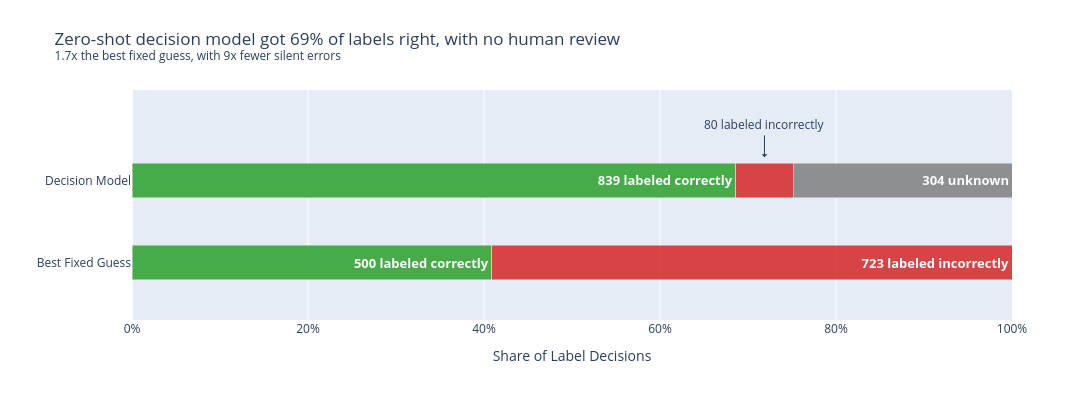

The cell this chart's notebook holds for it:
### Code cell
def plot_strategy_comparison(outcome_df: pd.DataFrame,
                             title: str = 'Share of Label Decisions By Outcome, Per Strategy',
                             xlabel: str = 'Share of Label Decisions',
                             thin_segment_cutoff: float = 0.15) -> None:
    """One horizontal bar per labelling strategy, every bar covering the same decisions.

    outcome_df: tidy rows of `strategy`, `outcome`, `labels`, `share`. Within a strategy, row
        order is stack order; across strategies, row order is top-to-bottom as drawn, since the
        y axis is flipped below. Every strategy must cover the same decisions - that shared
        denominator is the entire basis of the comparison, and the cell above displays it.
    thin_segment_cutoff: segments narrower than this get no inside text - the words would spill
        outside the segment - and get called out from above with an arrow instead.
    """
    segment_words = {
        'labeled correctly - no human effort': 'labeled correctly',
        'labeled incorrectly - silently trusted': 'labeled incorrectly',
        'Low confidence - routed to a human': 'unknown',
    }

    long_df = outcome_df.copy()

    # Bar order as drawn. `dict.fromkeys` de-duplicates while preserving first-appearance order,
    # so this is the frame's strategy order - which the flipped y axis renders top to bottom.
    strategy_order = list(dict.fromkeys(long_df['strategy']))

    long_df['label'] = [
        '' if labels == 0 or share < thin_segment_cutoff else f'{labels:,} {segment_words[outcome]}'
        for labels, share, outcome
        in zip(long_df['labels'], long_df['share'], long_df['outcome'])
    ]

    fig = px.bar(
        long_df, x='share', y='strategy', color='outcome',
        orientation='h',
        barmode='stack',  # segments lay end to end, so every bar totals 100%
        text='label',
        title=title,
        labels={'strategy': '', 'outcome': '', 'share': xlabel},  # no axis or legend titles
        color_discrete_map={
            'labeled correctly - no human effort': '#2ca02c',
            'labeled incorrectly - silently trusted': '#d62728',
            'Low confidence - routed to a human': '#7f7f7f',
        },
        width=1200, height=400,
    )

    fig.update_traces(opacity=0.85, width=0.42, textposition='inside',
                      insidetextfont={'size': 13, 'weight': 'bold', 'color': 'white'})
    fig.update_xaxes(range=[0, 1], tickformat='.0%')
    # A descending range flips the category axis, so the model - the frame's first strategy -
    # reads at the top and the baseline sits below it. The padding above the top slot is room
    # for its callout; the padding below keeps the baseline bar clear of the axis.
    fig.update_yaxes(range=[1.7, -1.1], showgrid=False)


    # Segments too narrow to hold their own text get called out from above instead. The callout
    # carries both its y category and the x midpoint of its own segment - and, because the axis
    # is flipped, sits at a _smaller_ y than its bar to land visually above it.
    for strategy, group in long_df.groupby('strategy', sort=False):
        # Position of this bar top-to-bottom, from the de-duplicated strategy order rather than
        # from `long_df`: the frame holds one row per outcome, so a naive `.index(strategy)`
        # would return a row position several times too large.
        row = strategy_order.index(strategy)
        cumulative_share = 0.0
        for labels, share, outcome in zip(group['labels'], group['share'], group['outcome']):
            midpoint = cumulative_share + share / 2
            cumulative_share += share

            # Zero is not "thin", it's absent: the baseline has no grey segment at all, and
            # calling out a segment that isn't drawn would leave a stray "0 unknown" note.
            if labels == 0 or share >= thin_segment_cutoff:
                continue

            fig.add_annotation(x=midpoint, y=row - 0.28,
                               text=f'{labels:,} {segment_words[outcome]}',
                               showarrow=True, arrowhead=1, ax=0, ay=-22,
                               yanchor='bottom', font={'size': 12})

    fig.update_layout(showlegend=False, margin={'t': 90})

    fig.show()

plot_strategy_comparison(
    strategy_outcome_df,
    title=(
        f'Zero-shot decision model got {pct_saved_from_labelling:.0%} of labels right, with no human review'
        f'<br><sup>{pct_saved_from_labelling / pct_saved_by_majority_class:.1f}x the best '
        f'fixed guess, with '
        f'{silent_errors_by_majority_class / silent_errors_from_labelling:.0f}x fewer silent '
        f'errors</sup>'
    ),
)

### Figure 1 — Plotly figure (JSON) as saved in the notebook; plotly's stock layout.template omitted (floating-point values rounded to 4 significant figures)
{"data": [{"hovertemplate": "=%{y}<br>Share of Label Decisions=%{x}<br>label=%{text}<extra></extra>", "insidetextfont": {"color": "white", "size": 13, "weight": "bold"}, "legendgroup": "labeled correctly - no human effort", "marker": {"color": "#2ca02c", "pattern": {"shape": ""}}, "name": "labeled correctly - no human effort", "opacity": 0.85, "orientation": "h", "showlegend": true, "text": ["839 labeled correctly", "500 labeled correctly"], "textposition": "inside", "type": "bar", "width": 0.42, "x": [0.686, 0.4088], "xaxis": "x", "y": ["Decision Model", "Best Fixed Guess"], "yaxis": "y"}, {"hovertemplate": "=%{y}<br>Share of Label Decisions=%{x}<br>label=%{text}<extra></extra>", "insidetextfont": {"color": "white", "size": 13, "weight": "bold"}, "legendgroup": "labeled incorrectly - silently trusted", "marker": {"color": "#d62728", "pattern": {"shape": ""}}, "name": "labeled incorrectly - silently trusted", "opacity": 0.85, "orientation": "h", "showlegend": true, "text": ["", "723 labeled incorrectly"], "textposition": "inside", "type": "bar", "width": 0.42, "x": [0.06541, 0.5912], "xaxis": "x", "y": ["Decision Model", "Best Fixed Guess"], "yaxis": "y"}, {"hovertemplate": "=%{y}<br>Share of Label Decisions=%{x}<br>label=%{text}<extra></extra>", "insidetextfont": {"color": "white", "size": 13, "weight": "bold"}, "legendgroup": "Low confidence - routed to a human", "marker": {"color": "#7f7f7f", "pattern": {"shape": ""}}, "name": "Low confidence - routed to a human", "opacity": 0.85, "orientation": "h", "showlegend": true, "text": ["304 unknown", ""], "textposition": "inside", "type": "bar", "width": 0.42, "x": [0.2486, 0.0], "xaxis": "x", "y": ["Decision Model", "Best Fixed Guess"], "yaxis": "y"}], "layout": {"annotations": [{"arrowhead": 1, "ax": 0, "ay": -22, "font": {"size": 12}, "showarrow": true, "text": "80 labeled incorrectly", "x": 0.7187, "y": -0.28, "yanchor": "bottom"}], "barmode": "stack", "height": 400, "legend": {"title": {"text": ""}, "tracegroupgap": 0}, "margin": {"t": 90}, "showlegend": false, "title": {"text": "Zero-shot decision model got 69% of labels right, with no human review<br><sup>1.7x the best fixed guess, with 9x fewer silent errors</sup>"}, "width": 1200, "xaxis": {"anchor": "y", "domain": [0, 1], "range": [0, 1], "tickformat": ".0%", "title": {"text": "Share of Label Decisions"}}, "yaxis": {"anchor": "x", "domain": [0, 1], "range": [1.7, -1.1], "showgrid": false, "title": {"text": ""}}}}
